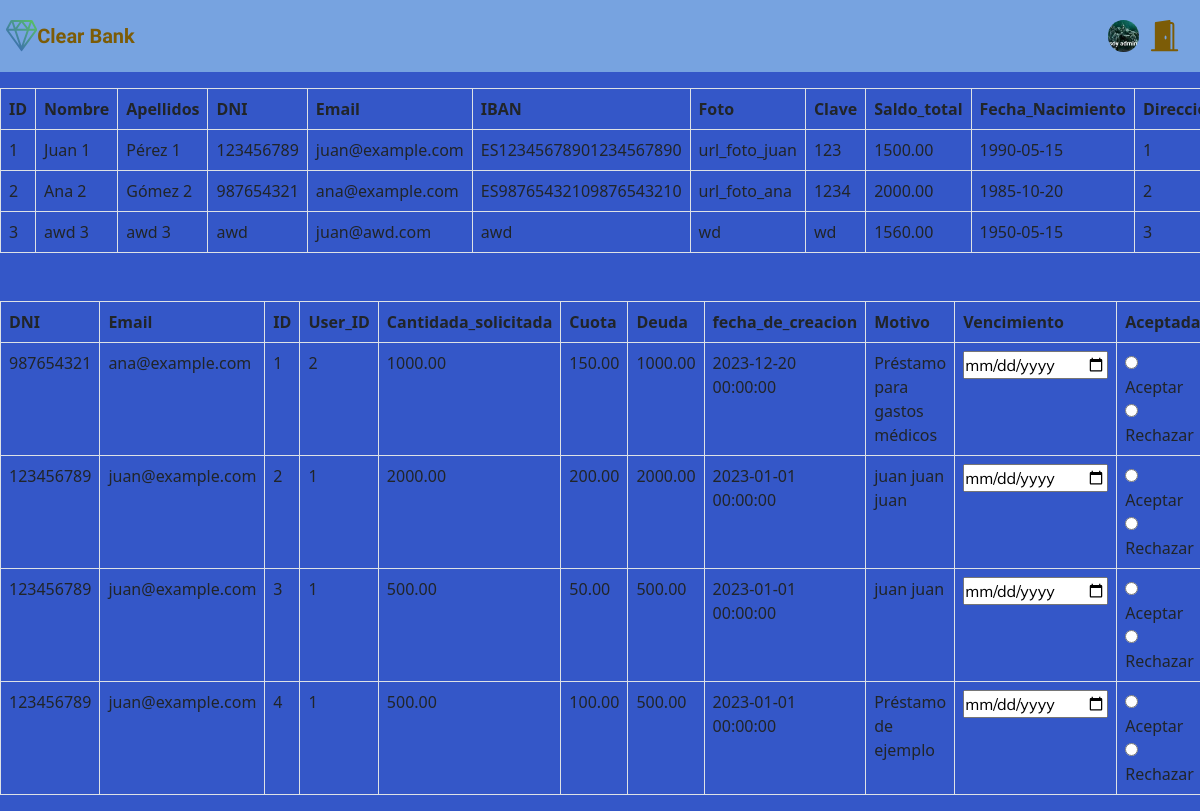
The app's page /admin_view.php with its own data.
### tables this page shows
CREATE TABLE Users (
    ID INT PRIMARY KEY AUTO_INCREMENT,
    Nombre VARCHAR(50) NOT NULL,
    Apellidos VARCHAR(50) NOT NULL,
    DNI VARCHAR(10) UNIQUE NOT NULL,
    Email VARCHAR(50) UNIQUE NOT NULL,
    IBAN VARCHAR(32) NOT NULL UNIQUE,
    Foto VARCHAR(255),
    Clave VARCHAR(50) NOT NULL,
    Saldo_total DECIMAL(10, 2)NOT NULL,
    Fecha_Nacimiento DATE NOT NULL,
    Direcciones_ID INT,
    FOREIGN KEY (Direcciones_ID) REFERENCES Direcciones(ID)
);

CREATE TABLE Prestamos (
    ID INT PRIMARY KEY AUTO_INCREMENT,
    User_ID INT,
    Cantidada_solicitada DECIMAL(10, 2),
    Cuota DECIMAL(10, 2),
    Deuda DECIMAL(10, 2),
    fecha_de_creacion DATETIME,
    Motivo TEXT,
    Vencimiento DATE,
    Aceptada boolean,
    FOREIGN KEY (User_ID) REFERENCES Users(ID)
);

### php/admin.php (called while the page is built)
<?php
function getAllUsers($conn) {
  $query = "SELECT * FROM Users";
  $resultado = mysqli_query($conn, $query);
  return $resultado;
}
function getAllLoans($conn) {
  $query = "SELECT U.DNI, U.Email, P.*  FROM Prestamos P
            LEFT JOIN Users U ON P.User_ID = U.ID";
  $resultado = mysqli_query($conn, $query);
  return $resultado;
}

### admin_view.php (the view, shortened to what this page needs)
<?php
include_once('php/conex.php');
include_once('php/admin.php');
?>
<!DOCTYPE html>
<html lang="en">
<head>
  <link rel="stylesheet" type="text/css" href="css/bootstrap.css">
  <link rel="stylesheet" type="text/css" href="css/style.css">
</head>
<body>
<header>
    <nav class="top-nav">
      <a class="logo" href="user_view.php">
        <h1>Clear Bank</h1>
      </a>
      <ul class="top-ul">
        <li class="top-li"><a class="top-a" href=""><img src="php/FotosPerfil/Admin.jpg" alt="foto de perfil" class="rounded-circle">
          </a></li>
        <li class="top-li"><a class="top-a" href="cerrar_sesion.php"><svg xmlns="http://www.w3.org/2000/svg" fill="currentColor" viewBox="0 0 16 16">
              <path d="M1.5 15a.5.5 0 0 0 0 1h13a.5.5 0 0 0 0-1H13V2.5A1.5 1.5 0 0 0 11.5 1H11V.5a.5.5 0 0 0-.57-.495l-7 1A.5.5 0 0 0 3 1.5V15zM11 2h.5a.5.5 0 0 1 .5.5V15h-1zm-2.5 8c-.276 0-.5-.448-.5-1s.224-1 .5-1 .5.448.5 1-.224 1-.5 1" />
            </svg></a></li>
      </ul>
    </nav>
  </header>
  <div class="table-responsive top_table">
    <?php
    $resultado1 = getAllUsers($conn);
    $resultado_allusers = "<table class=\"table table-bordered table-hover Main-table-border mb-0\">";
    $resultado_allusers .= "<thead><tr>";
    while ($columna = mysqli_fetch_field($resultado1)) {
      $resultado_allusers .= "<th scope=" . "col" . ">{$columna->name}</th>";
    }
    $resultado_allusers .= "</tr></thead><tbody>";
    while ($fila = mysqli_fetch_assoc($resultado1)) {
      $resultado_allusers .= "<tr>";
      foreach ($fila as $value) {
        $resultado_allusers .= "<td scope=" . "row" . ">$value</td>";
      }
      $resultado_allusers .= "</tr>";
    }
    $resultado_allusers .= "</tbody></table>";
    echo $resultado_allusers;
    ?>
  </div>
  <div class="table-responsive">
    <?php
    $resultado1  = getAllLoans($conn);
    echo "<form method='post' action='php/actualizar_datos.php'>";
    echo "<table class=\"table table-bordered table-hover Main-table-border mt-5\">";
    echo "<thead><tr>";
    while ($columna = mysqli_fetch_field($resultado1)) {
      echo "<th scope="."col".">{$columna->name}</th>";
    }
    echo "</tr></thead><tbody>";
    while ($fila = mysqli_fetch_assoc($resultado1)) {
      echo "<tr>";
      foreach ($fila as $key => $value) {
        if ($key == "Vencimiento" && $value === null) {
          echo "<td><input type='date' name='Vencimiento_{$fila["ID"]}' value=''></td>";
        } elseif ($key == "Aceptada" && $value === null) {
          echo "<td>";
          echo "<label><input type='radio' name='aceptada_{$fila["ID"]}' value='1'> Aceptar</label><br>";
          echo "<label><input type='radio' name='aceptada_{$fila["ID"]}' value='0'> Rechazar</label>";
          echo "</td>";
        } else {
          echo "<td>$value</td>";
        }
      }
      echo "</tr>";
    }
    echo "</tbody></table>";
    echo "</form>";
    ?>
  </div>
</body>
</html>

### css/style.css (style rules this page uses)
body { background-color: #3457C8 !important; }
body { background-color: #3457C8; }
header .top-nav { position: fixed; top: 0; display: flex; flex-direction: row; justify-content: center; align-items: center; width: 100%; height: 9vh; background-color: #77A3E0; }
header .top-nav .logo { display: flex; flex-direction: row; align-items: center; text-decoration: none; margin-right: auto; width: 100%; height: 100%; margin-left: 3vw; }
header .top-nav .logo svg { width: calc(7 * 1.3vw); max-height: 8vh; margin: 5px 0; }
header .top-nav .logo h1 { margin: 0px !important; padding: 0px !important; font-size: clamp(10px, 4vw, 20px); }
header .top-nav .top-ul { display: flex; justify-content: flex-end; flex-direction: row; align-items: center; list-style: none; width: 100%; height: 100%; margin: 0 10px 0 0 !important; padding: 0px !important; }
header .top-nav .top-ul .top-li { display: flex; justify-content: flex-end; align-items: center; margin-right: 10px; height: 100%; }
header .top-nav .top-ul .top-li .top-a { display: flex; justify-content: flex-end; align-items: center; text-decoration: none; color: #000454; height: 100%; }
header .top-nav .top-ul .top-li .top-a svg { width: calc(7 * 1.3vw); max-height: 8vh; margin: 5px 0; }
header .top-nav .top-ul .top-li .top-a img { width: calc(7 * 1.3vw); max-height: 8vh; margin: 5px 0; border-radius: 50%; }
@media only screen and (min-width: 1024px) { header .top-nav .logo { margin-left: 0.5vw; } }
@media only screen and (min-width: 1024px) { header .top-nav .logo svg { width: calc(2 * 1.3vw); } }
@media only screen and (min-width: 1024px) { header .top-nav .top-ul { display: flex; justify-content: flex-end; flex-direction: row; align-items: center; list-style: none; width: 100%; height: 100%; margin: 0 10px; } }
@media only screen and (min-width: 1024px) { header .top-nav .top-ul .top-li { display: flex; justify-content: flex-end; align-items: center; margin-right: 10px; height: 100%; } }
@media only screen and (min-width: 1024px) { header .top-nav .top-ul .top-li .top-a { display: flex; justify-content: flex-end; align-items: center; text-decoration: none; color: #000454; height: 100%; } }
@media only screen and (min-width: 1024px) { header .top-nav .top-ul .top-li .top-a svg { width: calc(2 * 1.3vw); max-height: 8vh; margin: 5px 0; } }
@media only screen and (min-width: 1024px) { header .top-nav .top-ul .top-li .top-a img { width: calc(2 * 1.3vw); max-height: 8vh; margin: 5px 0; border-radius: 50%; } }
.top_table { margin-top: calc(9vh + 1rem); }
h1 { font-family: "Roboto", sans-serif; }
input { font-family: "Muesli", sans-serif; }
a { color: #7c5c07; }
a svg { fill: #7c5c07; }
* { margin: 0; padding: 0; }

### records on screen
users: value "1", Nombre "Juan 1", Apellidos "Pérez 1", DNI "123456789", Email "juan@example.com", IBAN "ES12345678901234567890", Foto "url_foto_juan", Clave "123", Saldo_total "1500.00", Fecha_Nacimiento "1990-05-15"
users: value "2", Nombre "Ana 2", Apellidos "Gómez 2", DNI "987654321", Email "ana@example.com", IBAN "ES98765432109876543210", Foto "url_foto_ana", Clave "1234", Saldo_total "2000.00", Fecha_Nacimiento "1985-10-20"
users: value "3", value "awd 3", value "awd", Email "juan@awd.com", value "wd", Saldo_total "1560.00", Fecha_Nacimiento "1950-05-15"
prestamos: User_ID.DNI "987654321", User_ID.Email "ana@example.com", ID "1", User_ID "2", Cantidada_solicitada "1000.00", Cuota "150.00", Deuda "1000.00", fecha_de_creacion "2023-12-20 00:00:00", Motivo "Préstamo para gastos médicos"
prestamos: User_ID.DNI "123456789", User_ID.Email "juan@example.com", ID "2", User_ID "1", Cantidada_solicitada "2000.00", Cuota "200.00", Deuda "2000.00", fecha_de_creacion "2023-01-01 00:00:00", Motivo "juan juan juan"
prestamos: User_ID.DNI "123456789", User_ID.Email "juan@example.com", ID "3", User_ID "1", Cantidada_solicitada "500.00", Cuota "50.00", Deuda "500.00", fecha_de_creacion "2023-01-01 00:00:00", Motivo "juan juan"
prestamos: User_ID.DNI "123456789", User_ID.Email "juan@example.com", ID "4", User_ID "1", Cantidada_solicitada "500.00", Cuota "100.00", Deuda "500.00", fecha_de_creacion "2023-01-01 00:00:00", Motivo "Préstamo de ejemplo"

### other values on screen
$columna->name "ID"
$columna->name "Nombre"
$columna->name "Apellidos"
$columna->name "DNI"
$columna->name "Email"
$columna->name "IBAN"
$columna->name "Foto"
$columna->name "Clave"
$columna->name "Saldo_total"
$columna->name "Fecha_Nacimiento"
$columna->name "User_ID"
$columna->name "Cantidada_solicitada"
$columna->name "Cuota"
$columna->name "Deuda"
$columna->name "fecha_de_creacion"
